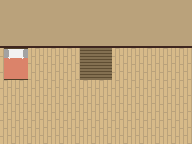

Below is a game level as drawn by its tile map, then a one-line description and the .tmx file that defines it, in full:
An orthogonal 12x9 tile map with 16x16 px tiles, 3 tile layers (floor, wall, fournitures), 2 tilesets and 10 objects (8x collision, Home_down, Home_up).

<map version="1.9" tiledversion="1.9.2" orientation="orthogonal" renderorder="right-down" width="12" height="9" tilewidth="16" tileheight="16" infinite="0" nextlayerid="5" nextobjectid="11">
 <tileset firstgid="1" source="../Home_interior.tsx" />
 <tileset firstgid="11" source="../Home_fournitures.tsx" />
 <layer id="1" name="floor" width="12" height="9">
  <data encoding="csv">
0,0,0,0,0,0,0,0,0,0,0,0,
0,0,0,0,0,0,0,0,0,0,0,0,
0,0,0,0,0,0,0,0,0,0,0,0,
7,7,7,7,7,0,0,7,7,7,7,7,
7,7,7,7,7,0,0,7,7,7,7,7,
7,7,7,7,7,7,7,7,7,7,7,7,
7,7,7,7,7,7,7,7,7,7,7,7,
7,7,7,7,7,7,7,7,7,7,7,7,
7,7,7,7,7,7,7,7,7,7,7,7
</data>
 </layer>
 <layer id="2" name="wall" width="12" height="9">
  <data encoding="csv">
0,0,0,0,0,0,0,0,0,0,0,0,
0,0,0,0,0,0,0,0,0,0,0,0,
0,0,0,0,0,0,0,0,0,0,0,0,
0,0,0,0,0,0,0,0,0,0,0,0,
0,0,0,0,0,0,0,0,0,0,0,0,
0,0,0,0,0,0,0,0,0,0,0,0,
0,0,0,0,0,0,0,0,0,0,0,0,
0,0,0,0,0,0,0,0,0,0,0,0,
0,0,0,0,0,0,0,0,0,0,0,0
</data>
 </layer>
 <layer id="4" name="fournitures" width="12" height="9">
  <data encoding="csv">
1,1,1,1,1,1,1,1,1,1,1,1,
1,1,1,1,1,1,1,1,1,1,1,1,
6,6,6,6,6,6,6,6,6,6,6,6,
14,15,0,0,0,19,19,0,0,0,0,0,
21,22,0,0,0,26,26,0,0,0,0,0,
0,0,0,0,0,0,0,0,0,0,0,0,
0,0,0,0,0,0,0,0,0,0,0,0,
0,0,0,0,0,0,0,0,0,0,0,0,
0,0,0,0,0,0,0,0,0,0,0,0
</data>
 </layer>
 <objectgroup id="3" name="Objects">
  <object id="1" name="collision" x="79" y="64" width="1" height="16" />
  <object id="2" name="collision" x="112" y="64" width="1" height="16" />
  <object id="3" name="collision" x="79" y="80" width="34" height="2" />
  <object id="4" name="Home_down" x="80" y="79" width="32" height="1" />
  <object id="5" name="Home_up" x="80" y="44">
   <point />
  </object>
  <object id="6" name="collision" x="4" y="48" width="24" height="32" />
  <object id="7" name="collision" x="0" y="0" width="192" height="40" />
  <object id="8" name="collision" x="192" y="40" width="1" height="104" />
  <object id="9" name="collision" x="-1" y="40" width="1" height="104" />
  <object id="10" name="collision" x="0" y="144" width="192" height="1" />
 </objectgroup>
</map>